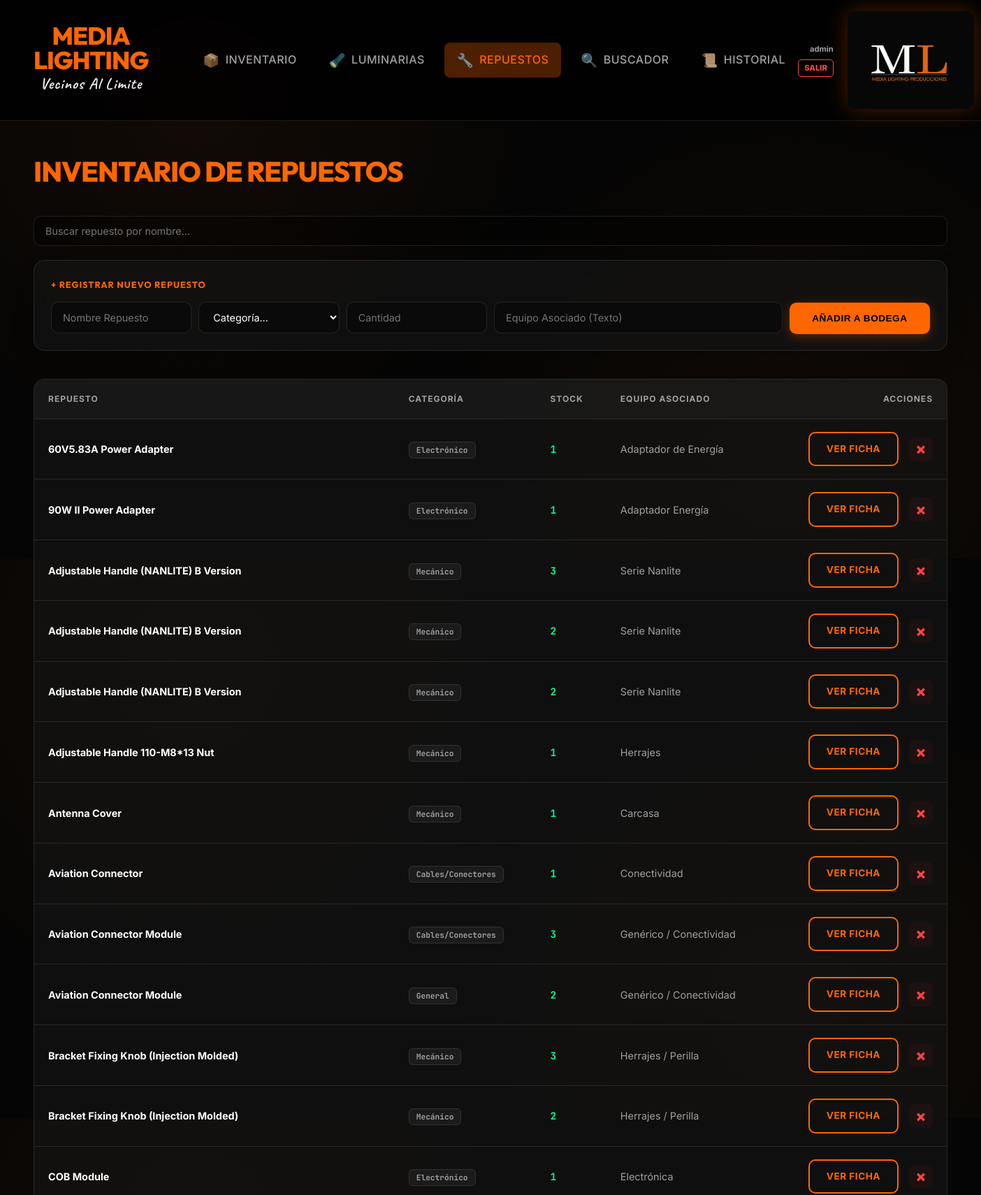
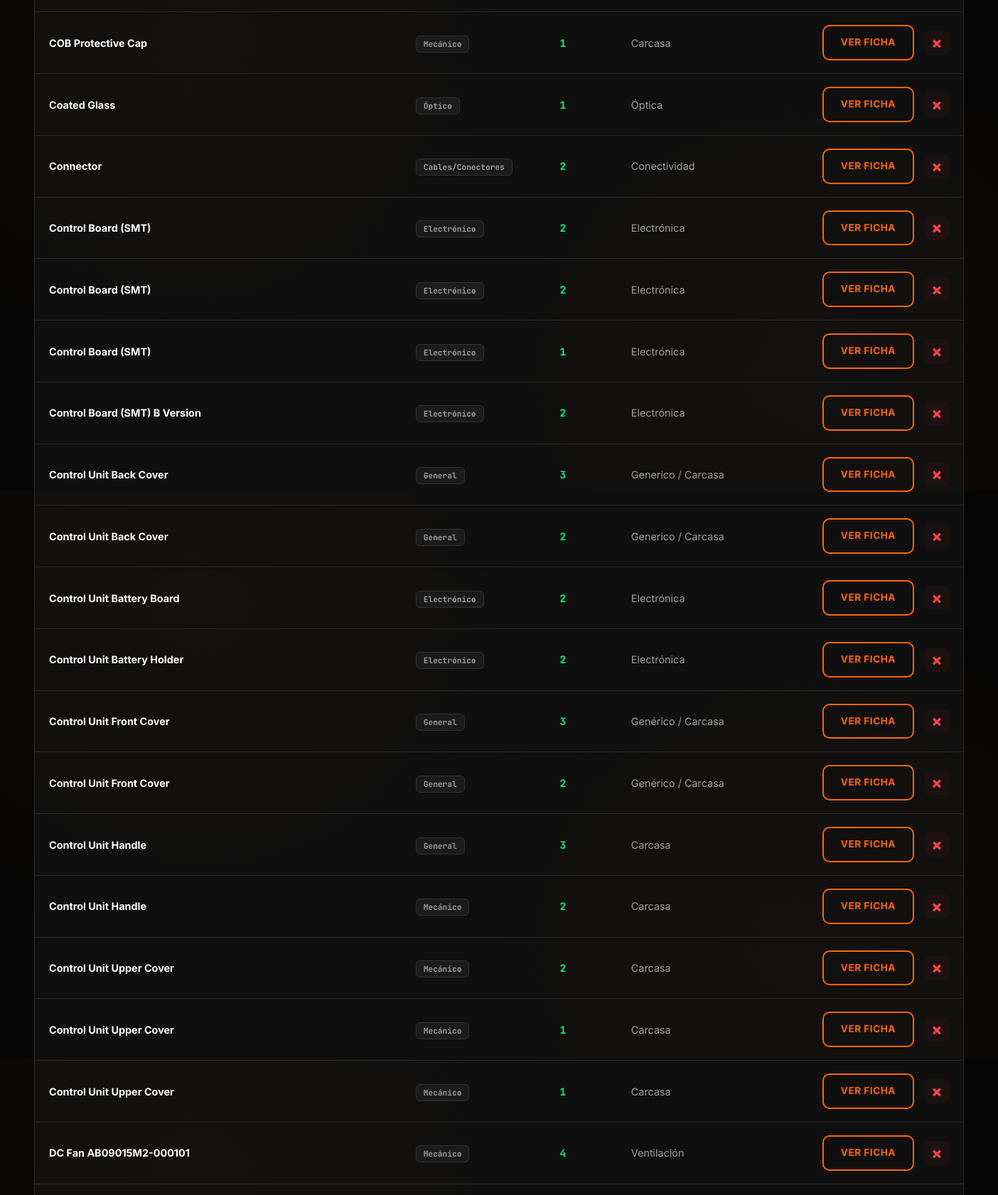
The app's page /repuestos (signed in, upper part) with its own data (2 pictures, top to bottom).
### app.py (models this page shows)
class Repuesto(db.Model):
    id = db.Column(db.Integer, primary_key=True)
    nombre = db.Column(db.String(100), nullable=False)
    marca = db.Column(db.String(50))
    categoria = db.Column(db.String(50))
    cantidad = db.Column(db.Integer, default=1)
    equipo_asociado_texto = db.Column(db.String(200)) # Detalle textual del equipo/serie asociado
    equipos = db.relationship('Equipo', secondary=equipo_repuesto, backref=db.backref('repuestos_asociados'))

### app.py (the view)
@app.route('/repuestos')
@login_required
def repuestos():
    lista_repuestos = Repuesto.query.order_by(Repuesto.nombre.asc()).all()
    return render_template('repuestos.html', repuestos=lista_repuestos, categorias=CATEGORIAS_REPUESTOS)

### app.py (called while the page is built)
def login_required(f):
    @wraps(f)
    def decorated_function(*args, **kwargs):
        if 'user_id' not in session:
            flash("Por favor, inicia sesión para acceder.", "warning")
            return redirect(url_for('login'))
        return f(*args, **kwargs)
    return decorated_function

### templates/repuestos.html (shortened to what this page needs)
{% extends "base.html" %}
{% block content %}
<div class="header-actions" style="margin-bottom: 30px;">
    <h1>INVENTARIO DE REPUESTOS</h1>
</div>
<div class="search-box" style="margin-bottom: 20px;">
    <input type="text" id="q" onkeyup="search()" placeholder="Buscar repuesto por nombre...">
</div>
<div class="form-box" style="margin-bottom: 40px;">
    <h3 style="margin:0 0 15px 0; color:var(--orange); font-size: 0.8rem; letter-spacing:1px;">+ REGISTRAR NUEVO
        REPUESTO
    </h3>
    <form action="/repuesto/add" method="POST"
        style="display: grid; grid-template-columns: repeat(auto-fit, minmax(150px, 1fr)); gap: 10px;">
        <input type="text" name="nombre" placeholder="Nombre Repuesto" required>
        <select name="categoria" required>
            <option value="" disabled selected>Categoría...</option>
        </select>
        <input type="number" name="cantidad" placeholder="Cantidad" required min="1">
        <input type="text" name="equipo_asociado_texto" placeholder="Equipo Asociado (Texto)"
            style="grid-column: span 2;">
        <button type="submit" class="btn-main">AÑADIR A BODEGA</button>
    </form>
</div>
<div class="table-container">
    <table>
        <thead>
            <tr>
                <th>REPUESTO</th>
                <th>CATEGORÍA</th>
                <th>STOCK</th>
                <th>EQUIPO ASOCIADO</th>
                <th style="text-align: right;">ACCIONES</th>
            </tr>
        </thead>
        <tbody>
            {% for r in repuestos %}
            <tr class="item-fila" data-categoria="{{ r.categoria }}">
                <td data-label="Repuesto">
                    <span style="display:block; font-weight:700;">{{ r.nombre }}</span>
                </td>
                <td data-label="Categoría"><span class="badge">{{ r.categoria }}</span></td>
                <td data-label="Stock" style="font-family: 'JetBrains Mono'; font-weight: bold; color:var(--green);">{{
                    r.cantidad }}</td>
                <td data-label="Asociado" style="color:var(--text-dim); font-size: 0.9rem;">{{ r.equipo_asociado_texto
                    or '--' }}</td>
                <td style="text-align: right;">
                    <div class="actions-list">
                        <a href="/repuesto/{{ r.id }}" class="btn-outline">VER FICHA</a>
                        <a href="/repuesto/delete/{{ r.id }}" onclick="return confirm('¿Eliminar repuesto?')"
                            class="btn-delete" title="Eliminar">&times;</a>
                    </div>
                </td>
            </tr>
            {% endfor %}
        </tbody>
    </table>
</div>
</div>
{% endblock %}

### static/style.css (style rules this page uses)
:root { --orange: #ff6600; --orange-glow: rgba(255, 102, 0, 0.3); --dark-bg: #050505; --card-bg: rgba(20, 20, 20, 0.7); --nav-bg: rgba(0, 0, 0, 0.8); --border: rgba(255, 255, 255, 0.1); --border-hover: rgba(255, 255, 255, 0.2); --text-main: #ffffff; --text-dim: #a0a0a0; --green: #00ff88; --red: #ff4444; --glass: blur(10px); }
.actions-list { display: flex; justify-content: flex-end; align-items: center; gap: 15px; }
.btn-delete { color: var(--red); text-decoration: none; font-size: 1.4rem; font-weight: 800; line-height: 1; width: 32px; height: 32px; display: flex; align-items: center; justify-content: center; border-radius: 8px; transition: all 0.2s ease; background: rgba(255, 68, 68, 0.05); border: 1px solid transparent; }
body { font-family: 'Inter', sans-serif; background-color: var(--dark-bg); background-image: radial-gradient(circle at 20% 20%, rgba(255, 102, 0, 0.05) 0%, transparent 40%), radial-gradient(circle at 80% 80%, rgba(255, 102, 0, 0.05) 0%, transparent 40%); color: var(--text-main); margin: 0; line-height: 1.6; overflow-x: hidden; animation: fadeInPage 0.5s ease-out; }
.card, .form-box { background: var(--card-bg); backdrop-filter: var(--glass); -webkit-backdrop-filter: var(--glass); border: 1px solid var(--border); border-radius: 16px; padding: 24px; box-shadow: 0 10px 30px rgba(0, 0, 0, 0.2); transition: border-color 0.3s ease; }
.table-container, .form-box, .card { backface-visibility: hidden; -webkit-backface-visibility: hidden; transform: translateZ(0); }
h1, h2, h3 { font-family: 'Outfit', sans-serif; margin-top: 0; }
h1 { color: var(--orange); font-size: 2.5rem; font-weight: 800; margin-bottom: 2rem; letter-spacing: -1px; }
.table-container { border-radius: 16px; overflow: hidden; border: 1px solid var(--border); background: var(--card-bg); margin-top: 20px; }
table { width: 100%; border-collapse: collapse; }
th { background: rgba(255, 255, 255, 0.03); color: var(--text-dim); padding: 18px 20px; text-align: left; font-size: 0.75rem; font-weight: 700; text-transform: uppercase; letter-spacing: 1px; border-bottom: 1px solid var(--border); }
td { padding: 18px 20px; border-bottom: 1px solid var(--border); font-size: 0.9rem; color: var(--text-main); }
.btn-main, .btn-outline { display: inline-flex; align-items: center; justify-content: center; padding: 12px 24px; border-radius: 10px; font-weight: 700; font-size: 0.85rem; text-transform: uppercase; letter-spacing: 0.5px; cursor: pointer; transition: all 0.3s cubic-bezier(0.4, 0, 0.2, 1); text-decoration: none; border: none; }
.btn-main { background: var(--orange); color: #000; box-shadow: 0 4px 15px var(--orange-glow); }
.btn-outline { background: transparent; color: var(--orange); border: 2px solid var(--orange); }
input, textarea, select { background: rgba(0, 0, 0, 0.3); border: 1px solid var(--border); color: white; padding: 12px 16px; border-radius: 10px; font-family: inherit; font-size: 0.9rem; transition: all 0.3s ease; width: 100%; box-sizing: border-box; }
select option { background: #1a1a1a; color: white; }
.badge { padding: 4px 10px; border-radius: 6px; font-size: 0.7rem; font-weight: 700; font-family: 'JetBrains Mono', monospace; background: rgba(255, 255, 255, 0.05); color: var(--text-dim); border: 1px solid var(--border); }

### records on screen
Repuesto: nombre "60V5.83A Power Adapter", categoria "Electrónico", cantidad "1", equipo_asociado_texto "Adaptador de Energía"
Repuesto: nombre "90W II Power Adapter", categoria "Electrónico", cantidad "1", equipo_asociado_texto "Adaptador Energía"
Repuesto: nombre "Adjustable Handle (NANLITE) B Version", categoria "Mecánico", cantidad "3", equipo_asociado_texto "Serie Nanlite"
Repuesto: nombre "Adjustable Handle (NANLITE) B Version", categoria "Mecánico", cantidad "2", equipo_asociado_texto "Serie Nanlite"
Repuesto: nombre "Adjustable Handle (NANLITE) B Version", categoria "Mecánico", cantidad "2", equipo_asociado_texto "Serie Nanlite"
Repuesto: nombre "Adjustable Handle 110-M8*13 Nut", categoria "Mecánico", cantidad "1", equipo_asociado_texto "Herrajes"
Repuesto: nombre "Antenna Cover", categoria "Mecánico", cantidad "1", equipo_asociado_texto "Carcasa"
Repuesto: nombre "Aviation Connector", categoria "Cables/Conectores", cantidad "1", equipo_asociado_texto "Conectividad"
Repuesto: nombre "Aviation Connector Module", categoria "Cables/Conectores", cantidad "3", equipo_asociado_texto "Genérico / Conectividad"
Repuesto: nombre "Aviation Connector Module", categoria "General", cantidad "2", equipo_asociado_texto "Genérico / Conectividad"
Repuesto: nombre "Bracket Fixing Knob (Injection Molded)", categoria "Mecánico", cantidad "3", equipo_asociado_texto "Herrajes / Perilla"
Repuesto: nombre "Bracket Fixing Knob (Injection Molded)", categoria "Mecánico", cantidad "2", equipo_asociado_texto "Herrajes / Perilla"
Repuesto: nombre "COB Module", categoria "Electrónico", cantidad "1", equipo_asociado_texto "Electrónica"
Repuesto: nombre "COB Protective Cap", categoria "Mecánico", cantidad "1", equipo_asociado_texto "Carcasa"
Repuesto: nombre "Coated Glass", categoria "Óptico", cantidad "1", equipo_asociado_texto "Óptica"
Repuesto: nombre "Connector", categoria "Cables/Conectores", cantidad "2", equipo_asociado_texto "Conectividad"
Repuesto: nombre "Control Board (SMT)", categoria "Electrónico", cantidad "2", equipo_asociado_texto "Electrónica"
Repuesto: nombre "Control Board (SMT)", categoria "Electrónico", cantidad "2", equipo_asociado_texto "Electrónica"
Repuesto: nombre "Control Board (SMT)", categoria "Electrónico", cantidad "1", equipo_asociado_texto "Electrónica"
Repuesto: nombre "Control Board (SMT) B Version", categoria "Electrónico", cantidad "2", equipo_asociado_texto "Electrónica"
Repuesto: nombre "Control Unit Back Cover", categoria "General", cantidad "3", equipo_asociado_texto "Generico / Carcasa"
Repuesto: nombre "Control Unit Back Cover", categoria "General", cantidad "2", equipo_asociado_texto "Generico / Carcasa"
Repuesto: nombre "Control Unit Battery Board", categoria "Electrónico", cantidad "2", equipo_asociado_texto "Electrónica"
Repuesto: nombre "Control Unit Battery Holder", categoria "Electrónico", cantidad "2", equipo_asociado_texto "Electrónica"
Repuesto: nombre "Control Unit Front Cover", categoria "General", cantidad "3", equipo_asociado_texto "Genérico / Carcasa"
Repuesto: nombre "Control Unit Front Cover", categoria "General", cantidad "2", equipo_asociado_texto "Genérico / Carcasa"
Repuesto: nombre "Control Unit Handle", categoria "General", cantidad "3", equipo_asociado_texto "Carcasa"
Repuesto: nombre "Control Unit Handle", categoria "Mecánico", cantidad "2", equipo_asociado_texto "Carcasa"
Repuesto: nombre "Control Unit Upper Cover", categoria "Mecánico", cantidad "2", equipo_asociado_texto "Carcasa"
Repuesto: nombre "Control Unit Upper Cover", categoria "Mecánico", cantidad "1", equipo_asociado_texto "Carcasa"
Repuesto: nombre "Control Unit Upper Cover", categoria "Mecánico", cantidad "1", equipo_asociado_texto "Carcasa"
Repuesto: nombre "DC Fan AB09015M2-000101", categoria "Mecánico", cantidad "4", equipo_asociado_texto "Ventilación"

### other values on screen
{{ session['username'] }} "admin"
